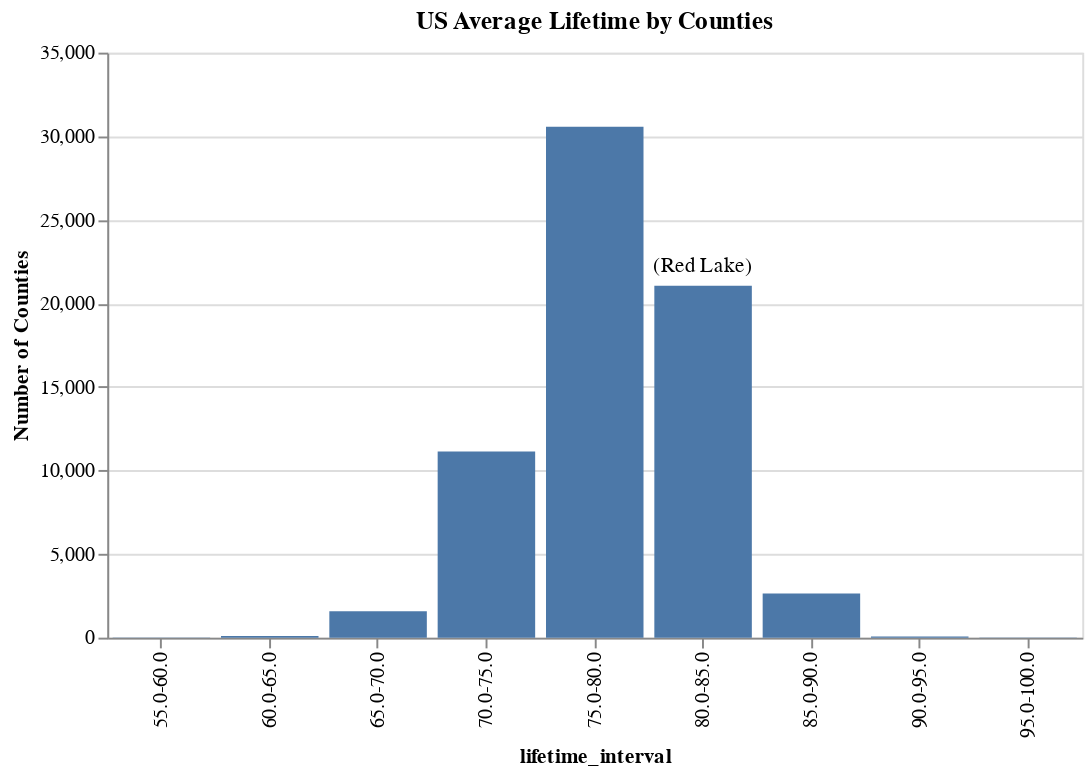

Notebook source saved alongside this figure:
### Code cell
def get_litetime_chart(df):
    chart = alt.Chart(df, width=500).mark_bar().encode(
        x=alt.X("lifetime_interval:O"),
        y=alt.Y("State:Q", title="Number of Counties"),
    )
    text = alt.Chart(df).mark_text(
        align="center", dy=-10
    ).encode(
        x=alt.X("lifetime_interval:O"),
        y=alt.Y("State:Q"),
        text=alt.Text("count:N")
    )
    return (chart + text).properties(title={
        "text": ["US Average Lifetime by Counties"]
    })

get_litetime_chart(df_group)

### Figure 1 — Vega-Lite specification as saved in the notebook (floating-point values rounded to 4 significant figures)
{"config": {"view": {"continuousWidth": 400, "continuousHeight": 300}}, "layer": [{"mark": "bar", "encoding": {"x": {"type": "ordinal", "field": "lifetime_interval"}, "y": {"type": "quantitative", "field": "State", "title": "Number of Counties"}}, "width": 500}, {"mark": {"type": "text", "align": "center", "dy": -10}, "encoding": {"text": {"type": "nominal", "field": "count"}, "x": {"type": "ordinal", "field": "lifetime_interval"}, "y": {"type": "quantitative", "field": "State"}}}], "data": {"name": "data-85384cc7cb908c44bc610b87eec63f53"}, "title": {"text": ["US Average Lifetime by Counties"]}, "$schema": "https://vega.github.io/schema/vega-lite/v4.8.1.json", "datasets": {"data-85384cc7cb908c44bc610b87eec63f53": [{"lifetime_interval": "55.0-60.0", "State": 6, "County": 6, "Census Tract Number": 6, "Life Expectancy": 6, "Life Expectancy Range": 6, "Life Expectancy Standard Error": 6, "count": ""}, {"lifetime_interval": "60.0-65.0", "State": 99, "County": 99, "Census Tract Number": 99, "Life Expectancy": 99, "Life Expectancy Range": 99, "Life Expectancy Standard Error": 99, "count": ""}, {"lifetime_interval": "65.0-70.0", "State": 1574, "County": 1574, "Census Tract Number": 1574, "Life Expectancy": 1574, "Life Expectancy Range": 1574, "Life Expectancy Standard Error": 1574, "count": ""}, {"lifetime_interval": "70.0-75.0", "State": 11137, "County": 11137, "Census Tract Number": 11137, "Life Expectancy": 11137, "Life Expectancy Range": 11137, "Life Expectancy Standard Error": 11137, "count": ""}, {"lifetime_interval": "75.0-80.0", "State": 30570, "County": 30570, "Census Tract Number": 30570, "Life Expectancy": 30570, "Life Expectancy Range": 30570, "Life Expectancy Standard Error": 30570, "count": ""}, {"lifetime_interval": "80.0-85.0", "State": 21049, "County": 21049, "Census Tract Number": 21049, "Life Expectancy": 21049, "Life Expectancy Range": 21049, "Life Expectancy Standard Error": 21049, "count": "(Red Lake)"}, {"lifetime_interval": "85.0-90.0", "State": 2644, "County": 2644, "Census Tract Number": 2644, "Life Expectancy": 2644, "Life Expectancy Range": 2644, "Life Expectancy Standard Error": 2644, "count": ""}, {"lifetime_interval": "90.0-95.0", "State": 67, "County": 67, "Census Tract Number": 67, "Life Expectancy": 67, "Life Expectancy Range": 67, "Life Expectancy Standard Error": 67, "count": ""}, {"lifetime_interval": "95.0-100.0", "State": 2, "County": 2, "Census Tract Number": 2, "Life Expectancy": 2, "Life Expectancy Range": 2, "Life Expectancy Standard Error": 2, "count": ""}]}}
